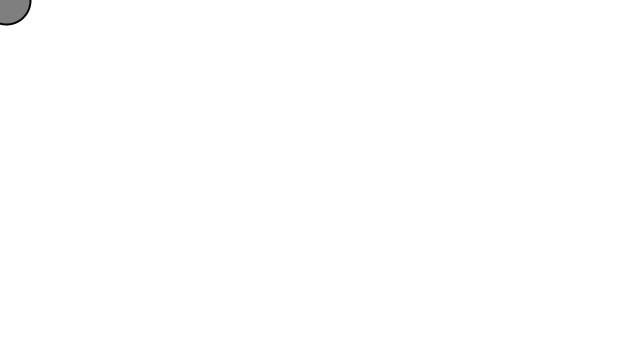
Frame 1 (no input)
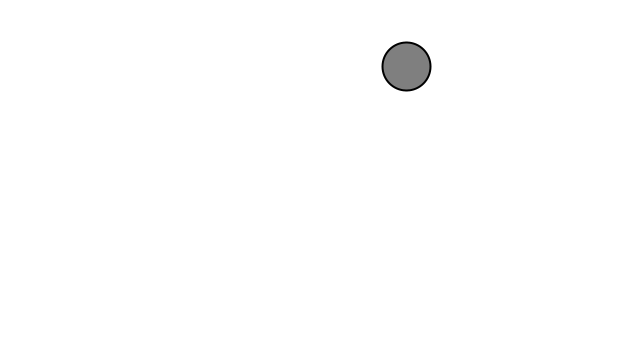
Frame 60 (the mouse pressed at the canvas centre just before this capture)
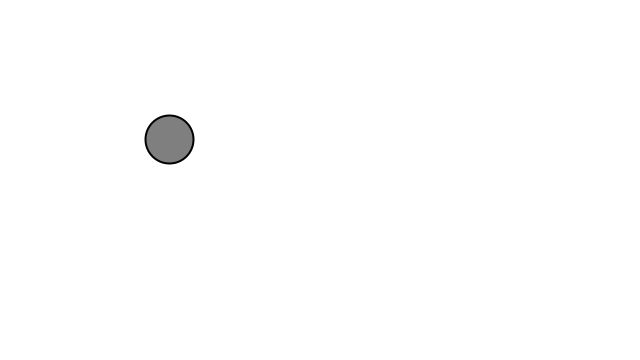
Frame 120 (the mouse held since frame 60 and released just before this capture)

The Processing sketch that drew these frames (run headless with seeded random() and noise(); from frame 60 on, the mouse is pressed at the canvas centre):

// Processing sketch: motion101_acceleration_perlin_noise
// ── motion101_acceleration_perlin_noise.pde
// The Nature of Code
// Daniel Shiffman
// http://natureofcode.com

Mover mover;

void setup() {
  size(640,360);
  mover = new Mover(); 
}

void draw() {
  background(255);
  
  mover.update();
  mover.checkEdges();
  mover.display(); 
}  
  

// ── Mover.pde
// The Nature of Code
// Daniel Shiffman
// http://natureofcode.com

class Mover {
    PVector position;
    PVector velocity;
    PVector acceleration;
    float topspeed;

    Mover() {
        position = new PVector(0, height);
        velocity = new PVector(0, 0);
        acceleration = new PVector(0.001, -0.001);
        topspeed = 10;
    }

    void accelerate() {
        float tx = 0;
        float ty = 10000;
        int range = 10;

        float xPos = map( noise(tx), 0, 1, 0, range);
        float yPos = map( noise(ty), 0, 1, 0, range);
    
        tx += 0.01;
        ty += 0.01;

        acceleration = new PVector(xPos, yPos);
    }

    void update() {
        accelerate();
        velocity.add(acceleration);
        velocity.limit(topspeed);
        position.add(velocity);
    }

    void checkEdges() {
        if (position.x > width) {
            position.x = 0;
        } else if (position.x < 0) {
            position.x = width;
        }

        if (position.y > height) {
            position.y = 0;
        } else if (position.y < 0) {
            position.y = height;
        }
    }

    void display() {
        stroke(0);
        strokeWeight(2);
        fill(127);
        ellipse(position.x, position.y, 48, 48);
    }
}
